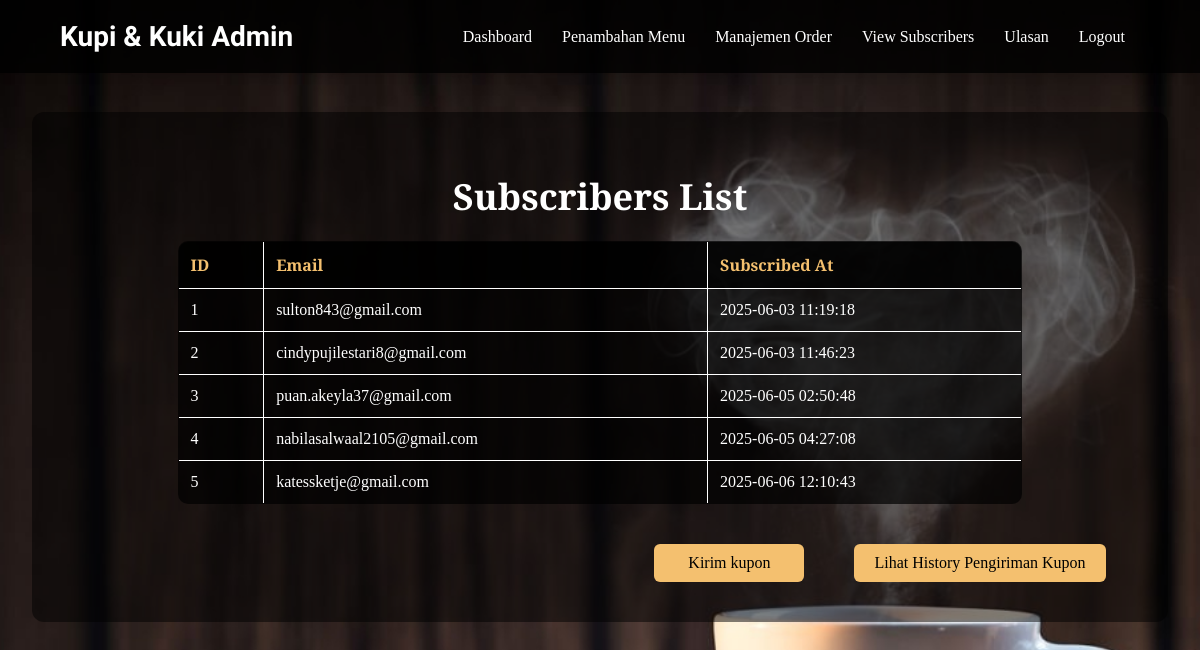
The app's page /admin/view_subscribers.php (signed in) with its own data.
### tables this page shows
CREATE TABLE `subscribers` (
  `id` int(11) NOT NULL,
  `email` varchar(255) NOT NULL,
  `created_at` timestamp NOT NULL DEFAULT current_timestamp()
);

### admin/view_subscribers.php (the view, shortened to what this page needs)
<?php
require '../php/config.php';
$stmt = $pdo->query("SELECT * FROM subscribers");
$subscribers = $stmt->fetchAll(PDO::FETCH_ASSOC);
?>
<!DOCTYPE html>
<html lang="id">
<head>
    <link rel="stylesheet" href="../css/admin_style.css">
    <link rel="stylesheet" href="../css/navbar.css">
    <link rel="stylesheet" href="../css/view_subscribers_style.css?v=1.1">
</head>
<body>
    <header class="navbar">
        <div class="logo">Kupi & Kuki Admin</div>
        <nav>
            <a href="admin_dashboard.php">Dashboard</a>
            <a href="add_menu.php">Penambahan Menu</a>
            <a href="manage_orders.php">Manajemen Order</a>
            <a href="view_subscribers.php">View Subscribers</a>
            <a href="ulasan.php">Ulasan</a>
            <a href="../php/logout.php">Logout</a>
        </nav>
    </header>
   <section>
    <h1>Subscribers List</h1>
    <table>
        <thead>
            <tr>
                <th>ID</th>
                <th>Email</th>
                <th>Subscribed At</th>
            </tr>
        </thead>
        <tbody>
            <?php foreach ($subscribers as $subscriber): ?>
            <tr>
                <td><?php echo $subscriber['id']; ?></td>
                <td><?php echo htmlspecialchars($subscriber['email']); ?></td>
                <td><?php echo $subscriber['created_at']; ?></td>
            </tr>
            <?php endforeach; ?>
        </tbody>
    </table>
    <div style="text-align: center; margin-top: 20px;">
        <div style="display: inline-flex; gap: 10px;">
           <div class="button-container">
    <button class="send-button" onclick="openCouponModal()">Kirim kupon</button>
    <button class="history-button" onclick="openHistoryModal()">Lihat History Pengiriman Kupon</button>
    </div>
        </div>
    </div>
</section>
</body>
</html>

### css/admin_style.css (style rules this page uses)
body { margin: 0; padding: 0; font-family: 'Georgia', serif; color: #fff; background: url('../img/coffee-bg.jpg') no-repeat center center/cover fixed; height: 100vh; }
h1 { font-size: 36px; margin: 20px 0; }
section { padding: 2rem; background-color: rgba(0, 0, 0, 0.5); margin: 2rem; border-radius: 12px; }
table, .order-table { width: 100%; border-collapse: collapse; margin-top: 20px; border-radius: 8px; overflow: hidden; }
table, th, td { border: 1px solid #545050; }
th { background-color: rgba(0, 0, 0, 0.7); color: #fff; padding: 10px; text-align: left; }
body { font-family: 'Playfair Display', serif; background-color: #2f2b27; color: #f5f5f5; margin: 0; padding: 0; }

### css/navbar.css (style rules this page uses)
.navbar { position: fixed; top: 0; left: 0; width: 100%; z-index: 1000; display: flex; justify-content: space-between; align-items: center; padding: 20px 60px; background-color: rgba(0, 0, 0, 0.8); box-sizing: border-box; box-shadow: 0 4px 8px rgba(0, 0, 0, 0.1); transition: all 0.3s ease; }
body { padding-top: 80px; }
.logo { font-size: 28px; font-weight: bold; font-family: 'Clicker Script', cursive; color: #fff; cursor: pointer; text-decoration: none; display: block; }
nav a { margin: 0 15px; color: #fff; text-decoration: none; font-weight: 500; transition: color 0.3s ease; font-family: 'Playfair Display', cursive; }

### css/view_subscribers_style.css (style rules this page uses)
body { font-family: 'Playfair Display', serif; color: #fff; min-height: 100vh; margin: 0; background: url('../img/coffee-bg.jpg') no-repeat center center fixed; background-size: cover; overflow-x: hidden; }
header { display: flex; justify-content: space-between; align-items: center; padding: 20px 60px; background-color: rgba(0, 0, 0, 0.8); }
nav { display: flex; }
nav a { margin: 0 15px; color: #fff; text-decoration: none; font-weight: 500; transition: color 0.3s ease; }
section { padding: 40px; text-align: center; }
h1 { font-size: 36px; margin-bottom: 20px; }
table { width: 80%; margin: 20px auto; border-collapse: collapse; background-color: rgba(0, 0, 0, 0.7); border-radius: 10px; overflow: hidden; }
table, th, td { border: 1px solid #fff; }
th, td { padding: 12px; text-align: left; }
th { background-color: rgba(0, 0, 0, 0.8); color: #f4c06f; }
td { color: #fff; }
button.send-button, button.history-button { background-color: #f4c06f; color: #000; padding: 10px 20px; border: #f4c06f;; border-radius: 6px; cursor: pointer; font-size: 16px; width: auto; min-width: 150px; transition: background-color 0.3s ease, transform 0.2s ease; font-family: 'Playfair Display', serif; }
.button-container { display: flex; justify-content: flex-end; gap: 50px; margin-top: 20px; padding-right: 20px; margin-left: 580px !important; }

### records on screen
subscribers: id "1", email "sulton843@gmail.com", created_at "2025-06-03 11:19:18"
subscribers: id "2", email "cindypujilestari8@gmail.com", created_at "2025-06-03 11:46:23"
subscribers: id "3", email "puan.akeyla37@gmail.com", created_at "2025-06-05 02:50:48"
subscribers: id "4", email "nabilasalwaal2105@gmail.com", created_at "2025-06-05 04:27:08"
subscribers: id "5", email "katessketje@gmail.com", created_at "2025-06-06 12:10:43"
